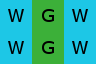

Tiled map render using the project's own tile images. Description and the map definition, with tile-layer contents summarised, below:
An orthogonal 3x2 tile map with 32x32 px tiles, 3 tile layers (objects, constraints, constraints2), 2 hidden layers not drawn, 7 tilesets.

<map version="1.0" orientation="orthogonal" width="3" height="2" tilewidth="32" tileheight="32">
 <tileset firstgid="1" name="furniture-modern" tilewidth="32" tileheight="32">
  <image source="../maps/graphics/tiles/furniture-modern.png" width="512" height="512" />
 </tileset>
 <tileset firstgid="257" name="furniture-placement" tilewidth="32" tileheight="32">
  <image source="../maps/graphics/tiles/furniture-placement.png" width="64" height="64" />
  <tile id="2">
   <properties>
    <property name="constraint" value="ground" />
   </properties>
  </tile>
  <tile id="3">
   <properties>
    <property name="constraint" value="wall" />
   </properties>
  </tile>
 </tileset>
 <tileset firstgid="261" name="collision" tilewidth="32" tileheight="32">
  <image source="../maps/graphics/tiles/collision.png" width="64" height="64" />
  <tile id="0">
   <properties>
    <property name="collision" value="short" />
   </properties>
  </tile>
 </tileset>
 <tileset firstgid="265" name="furniture-lab" tilewidth="32" tileheight="32">
  <image source="../maps/graphics/tiles/furniture-lab.png" width="512" height="512" />
 </tileset>
 <tileset firstgid="521" name="future-obj3" tilewidth="32" tileheight="32">
  <image source="../image-atlases/future-obj3.png" width="512" height="512" />
 </tileset>
 <tileset firstgid="777" name="future-obj4" tilewidth="32" tileheight="32">
  <image source="../image-atlases/future-obj4.png" width="512" height="512" />
 </tileset>
 <tileset firstgid="1033" name="future-obj1" tilewidth="32" tileheight="32">
  <image source="../image-atlases/future-obj1.png" width="512" height="512" />
 </tileset>
 <layer name="objects" width="3" height="2">
  <data>[6 cells, 2 non-empty, 2 distinct tile ids]</data>
 </layer>
 <layer name="constraints" width="3" height="2">
  <data>[6 cells, 4 non-empty, 2 distinct tile ids]</data>
 </layer>
 <layer name="constraints2" width="3" height="2">
  <data>[6 cells, 4 non-empty, 2 distinct tile ids]</data>
 </layer>
 <layer name="collision" width="3" height="2" visible="0">
  <data>[6 cells, 2 non-empty, 1 distinct tile ids]</data>
 </layer>
 <layer name="buffer" width="3" height="2" visible="0">
  <data>[6 cells, 0 non-empty, 0 distinct tile ids]</data>
 </layer>
</map>
